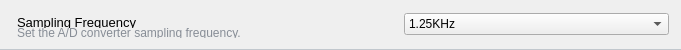
              <widget class="QGroupBox" name="groupBox_5">
               <property name="minimumSize">
                <size>
                 <width>0</width>
                 <height>50</height>
                </size>
               </property>
               <property name="maximumSize">
                <size>
                 <width>16777215</width>
                 <height>50</height>
                </size>
               </property>
               <property name="styleSheet">
                <string notr="true">QGroupBox {
	border-top:none;
	border-bottom:1px solid #C1C7CD;
}</string>
               </property>
               <property name="flat">
                <bool>true</bool>
               </property>
               <layout class="QHBoxLayout" name="horizontalLayout_7">
                <item>
                 <layout class="QVBoxLayout" name="verticalLayout_8">
                  <property name="spacing">
                   <number>0</number>
                  </property>
                  <property name="leftMargin">
                   <number>5</number>
                  </property>
                  <property name="topMargin">
                   <number>6</number>
                  </property>
                  <item>
                   <widget class="QLabel" name="label_9">
                    <property name="font">
                     <font>
                      <pointsize>10</pointsize>
                     </font>
                    </property>
                    <property name="styleSheet">
                     <string notr="true"/>
                    </property>
                    <property name="text">
                     <string>Sampling Frequency</string>
                    </property>
                   </widget>
                  </item>
                  <item>
                   <widget class="QLabel" name="label_10">
                    <property name="styleSheet">
                     <string notr="true">color:rgb(135, 141, 150)</string>
                    </property>
                    <property name="text">
                     <string>Set the A/D converter sampling frequency.</string>
                    </property>
                   </widget>
                  </item>
                 </layout>
                </item>
                <item>
                 <spacer name="horizontalSpacer_5">
                  <property name="orientation">
                   <enum>Qt::Orientation::Horizontal</enum>
                  </property>
                  <property name="sizeHint" stdset="0">
                   <size>
                    <width>157</width>
                    <height>20</height>
                   </size>
                  </property>
                 </spacer>
                </item>
                <item>
                 <widget class="QComboBox" name="ads_select">
                  <property name="sizePolicy">
                   <sizepolicy hsizetype="Minimum" vsizetype="Fixed">
                    <horstretch>0</horstretch>
                    <verstretch>0</verstretch>
                   </sizepolicy>
                  </property>
                  <property name="minimumSize">
                   <size>
                    <width>265</width>
                    <height>0</height>
                   </size>
                  </property>
                  <item>
                   <property name="text">
                    <string>1.25KHz</string>
                   </property>
                  </item>
                  <item>
                   <property name="text">
                    <string>2.5KHz</string>
                   </property>
                  </item>
                  <item>
                   <property name="text">
                    <string>5.0KHz</string>
                   </property>
                  </item>
                  <item>
                   <property name="text">
                    <string>10.0KHz</string>
                   </property>
                  </item>
                 </widget>
                </item>
               </layout>
              </widget>
